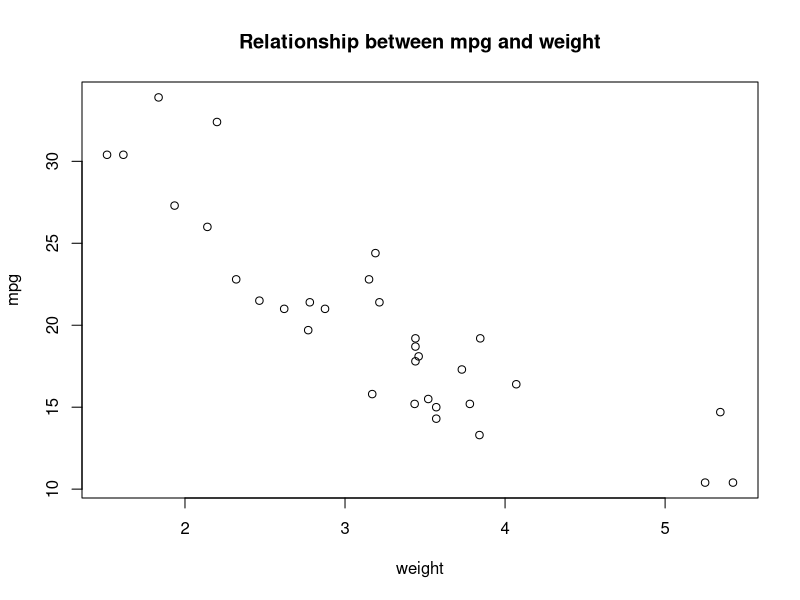

Source code (R):
## ---- chunk 1
knitr::opts_chunk$set(echo = TRUE, eval = TRUE, fig.align = "center", warning = F, message = F, R.options=list(max.print=100))

# Edit the file starting below
## ---- chunk 2
# look at the first 6 rows
head(mtcars)

## ---- chunk 3
dim(mtcars)
## ---- chunk 4
# choose the 'mpg' value corresponding to my birthday
mtcars$mpg[26]

## ---- chunk 5
# Find the number of rows with nrow()
nrow(mtcars[mtcars$mpg > 30, ])
## ---- chunk 6
# find my choice 'wt' from the data frame
# then find mean of 'wt'
mean(mtcars$wt)
## ---- chunk 7
# scatterplot of mpg and wt in the data frame
# add title and x, y labels
plot(mtcars$wt, mtcars$mpg, main = 'Relationship between mpg and weight', xlab='weight', ylab='mpg')

## ---- chunk 8
## DO NOT DELETE THIS BLOCK!
Sys.info()
